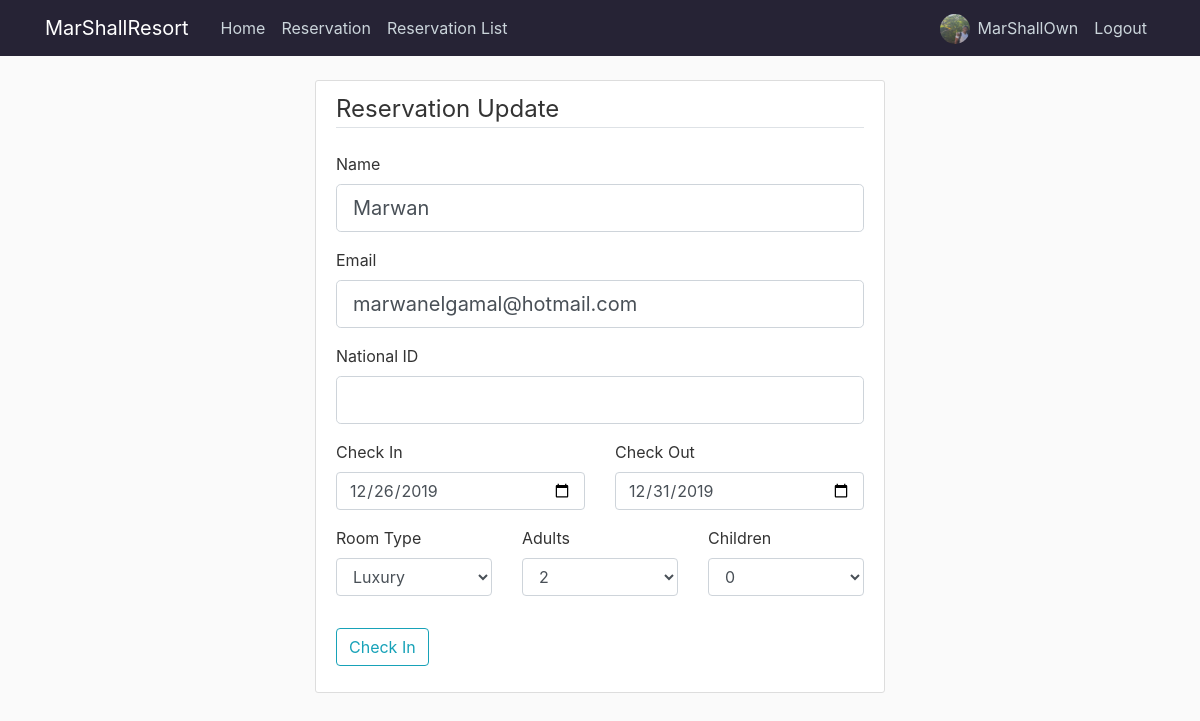
/reservation/2/update (signed in), run on the app's committed database.
### app/models.py (models this page shows, shortened)
class User(db.Model, UserMixin):
    id = db.Column(db.Integer,primary_key=True)
    username = db.Column(db.String(20), unique=True, nullable=False)
    email = db.Column(db.String(120), unique=True, nullable=False)
    image_file = db.Column(db.String(20), nullable=False, default='default.jpg')
    password = db.Column(db.String(60), nullable=False)
    role = db.Column(db.String(50))
    reservations = db.relationship('Reservation', backref='user',lazy=True)

class Reservation(db.Model):
    id = db.Column(db.Integer, primary_key=True)
    name = db.Column(db.String(100),nullable=False)
    email = db.Column(db.String(120), nullable=False)
    NationalID = db.Column(db.Integer)
    room = db.Column(db.String(10),nullable=False)
    adults = db.Column(db.String(10),nullable=False)
    children = db.Column(db.String(10),nullable=False)
    checkin = db.Column(db.Date, nullable=False)
    checkout = db.Column(db.Date, nullable=False)
    gender = db.Column(db.String(10))
    birthdate = db.Column(db.Date)
    date_posted = db.Column(db.DateTime, nullable=False, default= datetime.now)
    user_id = db.Column(db.Integer, db.ForeignKey('user.id'), nullable=True)

### app/routes.py (the view)
@app.route('/reservation/<int:guest_id>/update', methods=['GET', 'POST'])
@login_required
def update_reservation(guest_id):
    guest = Reservation.query.get_or_404(guest_id)
    if current_user.role == 'Admin' or current_user == guest.user:
        form = ReservationForm()
        form.room.choices = getavailable()
        guest = Reservation.query.get_or_404(guest_id)
        room = Room.query.filter_by(rname=guest.room).first()
        if form.validate_on_submit():
            guest.name = form.name.data
            guest.email = form.email.data
            guest.checkin = form.checkin.data
            guest.checkout = form.checkout.data
            guest.adults = form.adults.data
            guest.children = form.children.data
            if guest.room != form.room.data:
                room.number += 1
                guest.room = form.room.data
                room = Room.query.filter_by(rname=form.room.data).first()
                room.number -= 1
            if form.NationalID.data:
                guest.NationalID = int(form.NationalID.data)
                guest.gender = male_or_female(int(form.NationalID.data))
                guest.birthdate = Date_from_ID(int(form.NationalID.data))
            else:
                guest.NationalID = None
                guest.gender = None
                guest.birthdate = None
            db.session.commit()
            flash('Reservation has been Updated!','success')
            if current_user.role == 'Admin':
                return redirect(url_for('reservation_list'))
            else:
                return redirect(url_for('home'))
        elif request.method == 'GET':
            form.name.data = guest.name
            form.email.data = guest.email
            if guest.NationalID != None:
                form.NationalID.data = str(guest.NationalID)
            form.checkin.data = guest.checkin
            form.checkout.data = guest.checkout
            form.adults.data = guest.adults
            form.room.data = guest.room
            form.children.data = guest.children
        return render_template('update_reservation.html', title="Reservation Update", form=form)
    else:
        flash('You need to be admin to view this page.','danger')
        return redirect(url_for('home'))

### app/forms.py (shortened to what this page needs)
class ReservationForm(FlaskForm):
    name = StringField('Name', validators=[DataRequired()])
    email = StringField('Email', validators=[DataRequired()])
    NationalID = StringField('National ID')
    room = SelectField('Room Type')
    adults = SelectField('Adults', choices=[ ('one', 1), ('two', 2), ('three', 3) ])
    children = SelectField('Children', choices=[ ('zero', 0), ('one', 1), ('two', 2) ])
    checkin = DateField('Check In',format='%Y-%m-%d', validators=[DataRequired()])
    checkout = DateField('Check Out', format='%Y-%m-%d', validators=[DataRequired()])
    submit = SubmitField('Check In')

### app/models.py (called while the page is built)
@login_manager.user_loader
def load_user(user_id):
    return User.query.get(int(user_id))

### app/routes.py (called while the page is built)
def getavailable():
    choices=[ ('suite', 'Suite'), ('family', 'Family'), ('deluxe', 'Deluxe'), ('classic', 'Classic'), ('superior', 'Superior'), ('luxury', 'Luxury') ]
    rooms = Room.query.filter_by(number = 0).all()
    for room in rooms:
        del choices[room.id-1]
    return choices

### app/templates/update_reservation.html (shortened to what this page needs)
{%extends "layout.html" %}
{% block content %}
<div class='row'>
<div class="col-md-3">
</div>
<div class="content-section col-md-6">
    <form  method="POST" action="">
        <fieldset class="form-group">
            <legend class="border-bottom mb-4">{{title}}</legend>
            <div class="form-group">
                    {{ form.name.label(class="form-control-label") }}
                    {% if form.name.errors %}
                        {{ form.name(class="form-control form-control-lg is-invalid") }}
                        <div class="invalid-feedback">
                            {% for error in form.name.errors %}
                                <span>{{error}}</span>
                            {% endfor %}
                        </div>
                    {% else %}
                        {{ form.name(class="form-control form-control-lg") }}
                    {% endif %}
            </div>
            <div class="form-group">
                    {{ form.email.label(class="form-control-label") }}
                    {% if form.email.errors %}
                        {{ form.email(class="form-control form-control-lg is-invalid") }}
                        <div class="invalid-feedback">
                            {% for error in form.email.errors %}
                                <span>{{error}}</span>
                            {% endfor %}
                        </div>
                    {% else %}
                        {{ form.email(class="form-control form-control-lg") }}
                    {% endif %}
            </div>
            <div class="form-group">
                    {{ form.NationalID.label(class="form-control-label") }}
                    {% if form.NationalID.errors %}
                        {{ form.NationalID(class="form-control form-control-lg is-invalid") }}
                        <div class="invalid-feedback">
                            {% for error in form.NationalID.errors %}
                                <span>{{error}}</span>
                            {% endfor %}
                        </div>
                    {% else %}
                        {{ form.NationalID(class="form-control form-control-lg") }}
                    {% endif %}
            </div>
            <div class="row">
                <div class="form-group col-md-6">
                    {{form.checkin.label(class="form-label")}}
                    {% if form.checkin.errors %}
                    {{form.checkin(class="form-control is-invalid", type="date")}}
                    <div class="invalid-feedback">
                            {% for error in form.checkin.errors %}
                            <span>{{error}}</span>
                            {% endfor %}
                        </div>
                    {% else %}
                    {{ form.checkin(class="form-control", type="date") }}
                    {% endif %}
                </div>
                <div class="form-group col-md-6">
                    {{form.checkout.label(class="form-label")}}
                    {% if form.checkout.errors %}
                {{form.checkout(class="form-control is-invalid", type="date")}}
                <div class="invalid-feedback">
                        {% for error in form.checkout.errors %}
                        <span>{{error}}</span>
                        {% endfor %}
                    </div>
                {% else %}
                {{ form.checkout(class="form-control", type="date") }}
                {% endif %}
                </div>
            </div>
                <div class="row">
                    <div class="col-sm-4">
                        <div class="form-group">
                            {{form.room.label(class="form-label")}}
                            {{form.room(class="form-control")}}
                        </div>
                    </div>
                    <div class="col-sm-4">
                        <div class="form-group">
                            {{form.adults.label(class="form-label")}}
                            {{form.adults(class="form-control")}}
                        </div>
                    </div>
                    <div class="col-sm-4">
                        <div class="form-group">
                            {{form.children.label(class="form-label")}}
                            {{form.children(class="form-control")}}
                        </div>
                    </div>
                </div>
        </fieldset>
        <div class="form-group">
                {{ form.submit(class="btn btn-outline-info") }}
        </div>
    </form>
</div>
</div>
{% endblock content %}

### app/templates/layout.html (shortened to what this page needs)
<!DOCTYPE html>
<html lang="en">
<head>
    <link rel="stylesheet" href="https://stackpath.bootstrapcdn.com/bootstrap/4.3.1/css/bootstrap.min.css">
    <link type="text/css" rel="stylesheet" href=" {{url_for('static', filename='main.css')}} " />
</head>
<body>
        <header class="site-header">
                <nav class="navbar navbar-expand-md navbar-dark bg-steel fixed-top">
                    <div class="container">
                    <a class="navbar-brand mr-4" href="{{url_for('home')}}">MarShallResort</a>
                    <div class="collapse navbar-collapse" id="navbarToggle">
                        <div class="navbar-nav mr-auto">
                        <a class="nav-item nav-link" href="{{url_for('home')}}">Home</a>
                        <a class="nav-item nav-link" href="{{url_for('reservation')}}">Reservation</a>
                        {% if current_user.is_authenticated and current_user.role == 'Admin' %}
                        <a class="nav-item nav-link" href="{{url_for('reservation_list')}}">Reservation List</a>
                        {% endif %}
                        </div>
                        <div class="navbar-nav">
                            {% if current_user.is_authenticated %}
                            <div style='margin-right: 0vh;' class='row'>
                                <a href="{{url_for('account')}}" class='prof-img-a'><img style="margin:20% 2% 0 0; height: 30px; width:30px;" class="rounded-circle" src="{{ url_for('static', filename='profile_pics/' + current_user.image_file) }}"></a>
                                <a class="nav-item nav-link" href="{{url_for('account')}}">{{current_user.username}}</a>
                            </div>
                                <a class="nav-item nav-link" href="{{url_for('logout')}}">Logout</a>
                            {% else %}
                                <a class="nav-item nav-link" href="{{url_for('login')}}">Login</a>
                                <a class="nav-item nav-link" href="{{url_for('register')}}">Register</a>
                            {% endif %}
                        </div>
                    </div>
                    </div>
                </nav>
                </header>
                        <main role="main" class="container">
                                <div class="row">
                                    <div class="col-md-12">
                                    {% block content %}{% endblock %}
                                    </div>
</body>
</html>

### app/static/main.css (style rules this page uses)
body { background: #fafafa; color: #333333; margin-top: 5rem; }
.bg-steel { background-color: #262335; }
.site-header .navbar-nav .nav-link { color: #cbd5db; }
.content-section { background: #ffffff; padding: 10px 20px; border: 1px solid #dddddd; border-radius: 3px; margin-bottom: 20px; }

### data on the page
User: image_file (picture), username "MarShallOwn"
Reservation: name "Marwan", email "marwanelgamal@hotmail.com", checkin "12/26/2019", checkout "12/31/2019", room "Luxury", adults "2", children "0"

### other printed values
{{ title }} "Reservation Update"
